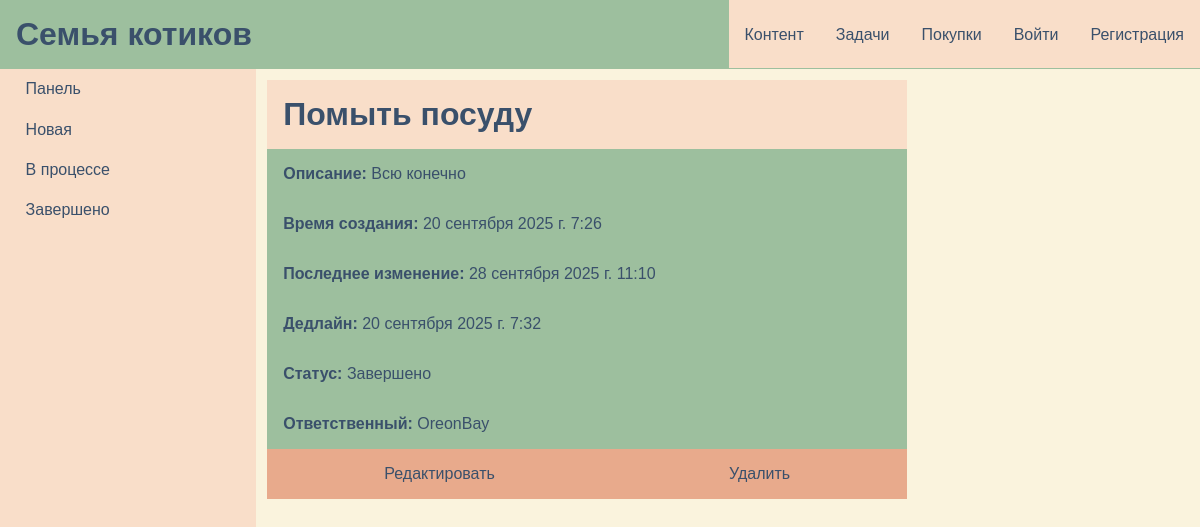
Page /tasks/task/1/ on the committed database.
### tasks/models.py (models this page shows, shortened)
class Task(models.Model):
    class Status(models.TextChoices):
        NEW = 'new', 'Новая'
        IN_PROGRESS = 'in_progress', 'В процессе'
        COMPLETED = 'completed', 'Завершено'
    name = models.CharField(max_length=100, verbose_name="Название")
    description = models.TextField(verbose_name="Описание")
    status = models.CharField(choices=Status.choices, default=Status.NEW, max_length=100, verbose_name="Статус")
    time_created = models.DateTimeField(auto_now_add=True)
    time_updated = models.DateTimeField(auto_now=True)
    deadline = models.DateTimeField(null=True, blank=True)
    user = models.ForeignKey(get_user_model(), on_delete=models.RESTRICT, null=True, blank=True)
    def deadline_is_over(self):
        return self.deadline is not None and self.deadline < timezone.now() and self.status != 'completed'

### tasks/views.py (the view)
# urls.py: path('task/<int:pk>/', views.TaskDetailView.as_view(), name='task_detail'),
class TaskDetailView(DataMixin, DetailView):
    model = Task
    context_object_name = 'task'
    template_name = 'tasks/task_detail.html'
    def get_context_data(self, **kwargs):
        context = super().get_context_data(**kwargs)
        context['title'] = self.object.name
        return context

### tasks/utils.py (called while the page is built)
    def get_context_data(self, **kwargs):
        context = super().get_context_data(**kwargs)
        context['statuses'] = Task.Status.choices
        return context

### tasks/templates/tasks/task_detail.html (shortened to what this page needs)
{% extends 'tasks/tasks_base.html' %}
{% block main_page %}
<div class="task_detail">
    <h1>{{task.name}}</h1>
    <div class="task_detail_info">
        <p><b>Описание:</b> {{task.description}}</p>
        <p><b>Время создания:</b> {{task.time_created}}</p>
        <p><b>Последнее изменение:</b> {{task.time_updated}}</p>
        {% if task.deadline %}
        <p><b>Дедлайн:</b> {{task.deadline}}</p>
        {% endif %}
        <p><b>Статус:</b> {{task.get_status_display}}</p>
        {% if task.user %}
        <p><b>Ответственный:</b> {{task.user}}</p>
        {% endif %}
    </div>
    <div class="task_detail_links">
        <a href="{% url 'tasks:edit_task' task.id %}"><p>Редактировать</p></a>
        <a href="{% url 'tasks:delete_task' task.id %}"><p>Удалить</p></a>
    </div>
</div>
{% endblock %}

### content/static/content/css/main.css (style rules this page uses)
:root { --primary: #9DBF9E; --secondary: #D4A5A5; --accent: #F9DEC9; --neutral: #FAF3DD; --text: #3A506B; --warning: #E8AA8C; }
* { margin: 0; padding: 0; font-family: 'Arial', sans-serif; color: var(--text); }
html, body { height: 100%; }
html, body { display: flex; flex-direction: column; }

### content/static/content/css/content.css (style rules this page uses)
:root { --primary: #9DBF9E; --secondary: #D4A5A5; --accent: #F9DEC9; --neutral: #FAF3DD; --text: #3A506B; --warning: #E8AA8C; }

### tasks/static/tasks/css/tasks.css (style rules this page uses)
:root { --primary: #9DBF9E; --secondary: #D4A5A5; --accent: #F9DEC9; --neutral: #FAF3DD; --text: #3A506B; --warning: #E8AA8C; }
.task_detail { max-width: 40rem; }
.task_detail h1 { padding: 1rem; background: var(--accent); }
.task_detail_info { background: var(--primary); }
.task_detail_info p { padding: 1rem; }
.task_detail_links { display: flex; }
.task_detail_links a { flex-grow: 1; text-align: center; padding-top: 1rem; padding-bottom: 1rem; text-decoration: none; background-color: var(--warning); }

### buyapp/static/buyapp/css/buyapp.css (style rules this page uses)
:root { --primary: #9DBF9E; --secondary: #D4A5A5; --accent: #F9DEC9; --neutral: #FAF3DD; --text: #3A506B; --warning: #E8AA8C; }

### rows in the picture
Task: name "Помыть посуду", description "Всю конечно", time_created "20 сентября 2025 г. 7:26", time_updated "28 сентября 2025 г. 11:10", deadline "20 сентября 2025 г. 7:32", status "Завершено", user "OreonBay"

### other values in the picture
{{ status }} "Новая" "В процессе" "Завершено"
